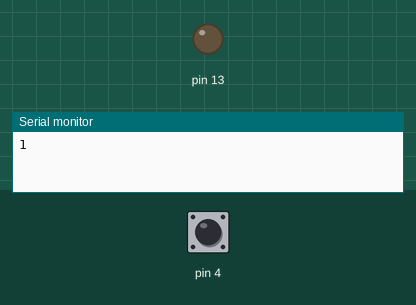
Bench run of a sketch on a simulated Arduino Uno, built with avr-gcc and run on an emulated ATmega328P. On the bench: output pins drawn as LEDs (lit = HIGH), the last lines printed to the serial monitor. The test bench sets the inputs (shaded band); at power-on: pin 4 HIGH.

Above: at 1.2 s.
1.3 s: pin 4 pulled LOW for 0.15 s
At 2.1 s:
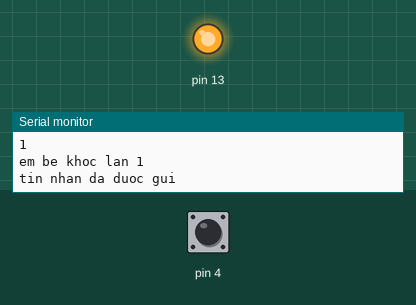
Timing chart, 0 to 4.3 s (numbered marks = the images above; inputs shaded):
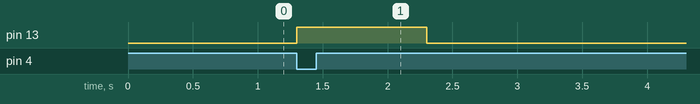

Measured:
- after the input at 1.3 s, pin 13: LOW → HIGH at once, → LOW 1.0 s later

The sketch:

sensor_Am_Thanh.ino
```cpp
int preVal;

int getValueFromPinIn(int pinNumber ) {
  // Serial.print("pinNumber ");
  // Serial.println(pinNumber);
  int tmpVal = digitalRead(pinNumber);
  // Serial.println(tmpVal);
  return tmpVal;
}

int count = 1;

void hamXuLi() {
  Serial.print("em be khoc");
  Serial.print(" lan ");
  Serial.println(count++);
  digitalWrite(13, HIGH);
  guiTinNhan();
  // delay(10000);
  digitalWrite(13, LOW);
}

void guiTinNhan() {
  Serial.println("tin nhan da duoc gui");
  delay(1000);  // thoi gian can de gui
  Serial.println("tin nhan da gui thanh cong");
}

void setup() {
  Serial.begin(9600);
  pinMode(4, INPUT_PULLUP);
  pinMode(13, OUTPUT);
  digitalWrite(13, LOW);
  preVal = getValueFromPinIn(4);
  Serial.println(preVal);
}

void loop() {

  int val = getValueFromPinIn(4);

  if (val == 0 and preVal == 1) {
    hamXuLi();
  }
  if (val != preVal) {
    // Serial.println(val);
    // Serial.println("detect AT");
    preVal = val;
  }
}
```
